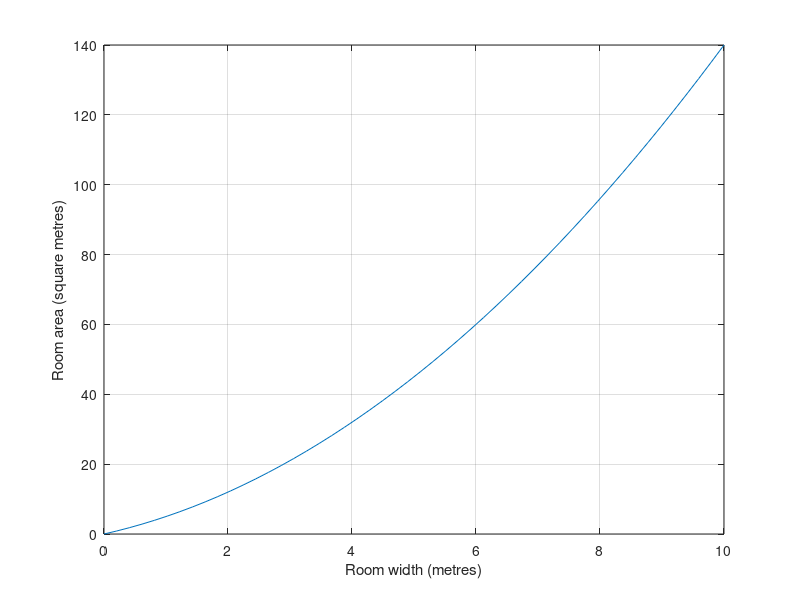
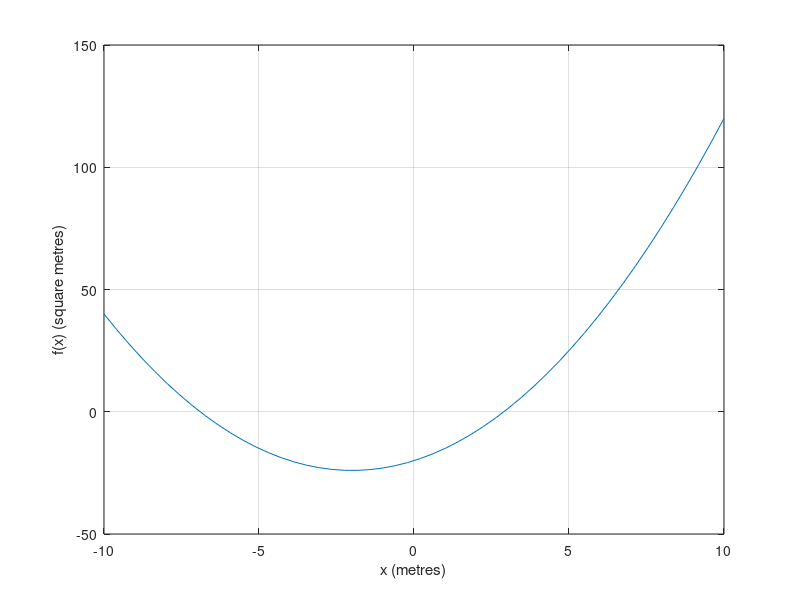

Reproduce these figures in MATLAB, in order.
a = 1;
b = 4;
c = -20;

disc = b^2 - 4 * a * c;
x1 = (-b + sqrt(disc)) / (2 * a)
x2 = (-b - sqrt(disc)) / (2 * a)

x = roots([a b c])

p = [a b c];
x = roots(p);
x(1)
x(2)

f = @(x) a*x^2 + b*x + c;
x = fzero(f, [0 4])
x = fzero(f, 4)
x = fzero(f, -4)

figure(1);
width = linspace(0, 10, 50);
area = width .* (width + 4);
plot (width, area);
xlabel ('Room width (metres)');
ylabel ('Room area (square metres)');
grid on;

f = @(x) a*x.^2 + b*x + c; % redefine using dot version of exponentiation

figure(2);
x = linspace(-10, 10, 50);
y = f(x);
plot (x, y);
xlabel ('x (metres)');
ylabel ('f(x) (square metres)');
grid on;
